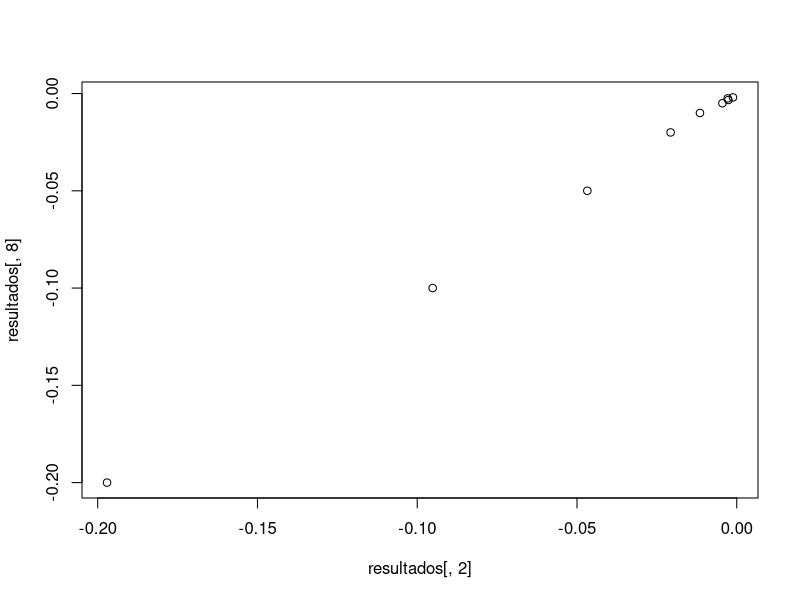
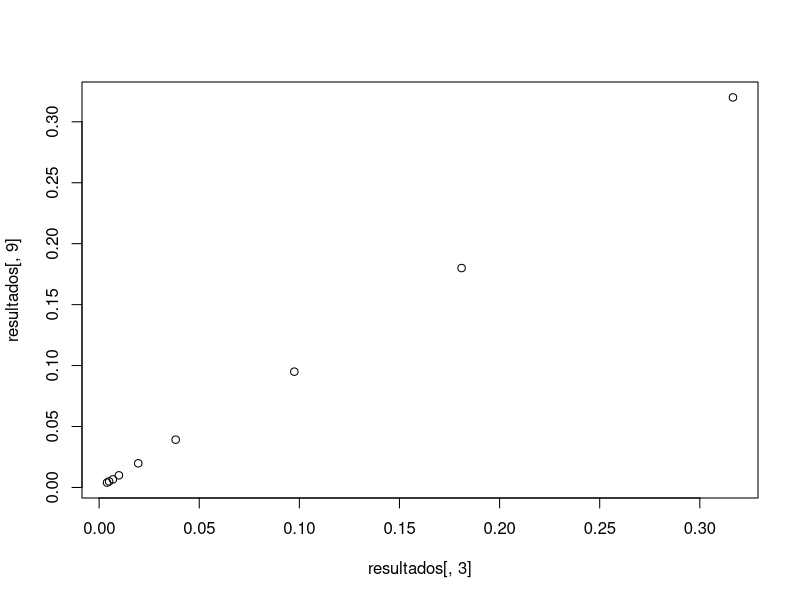
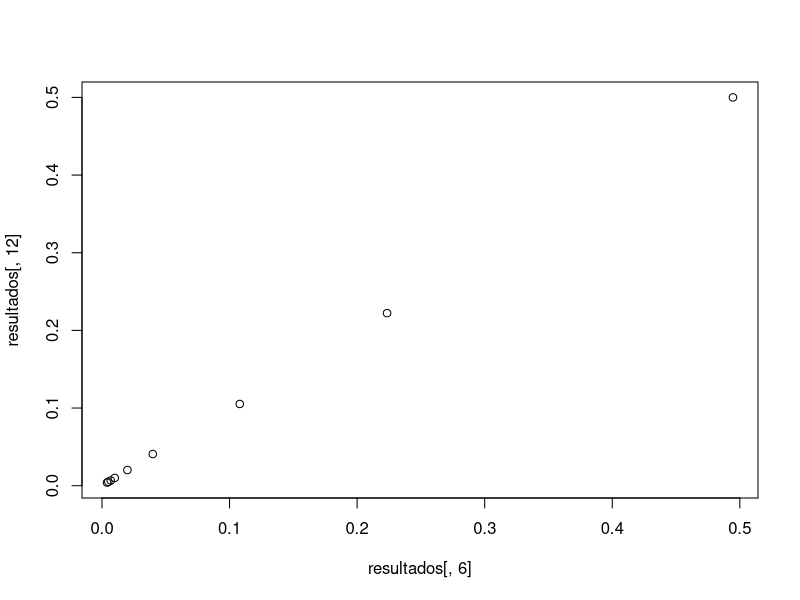
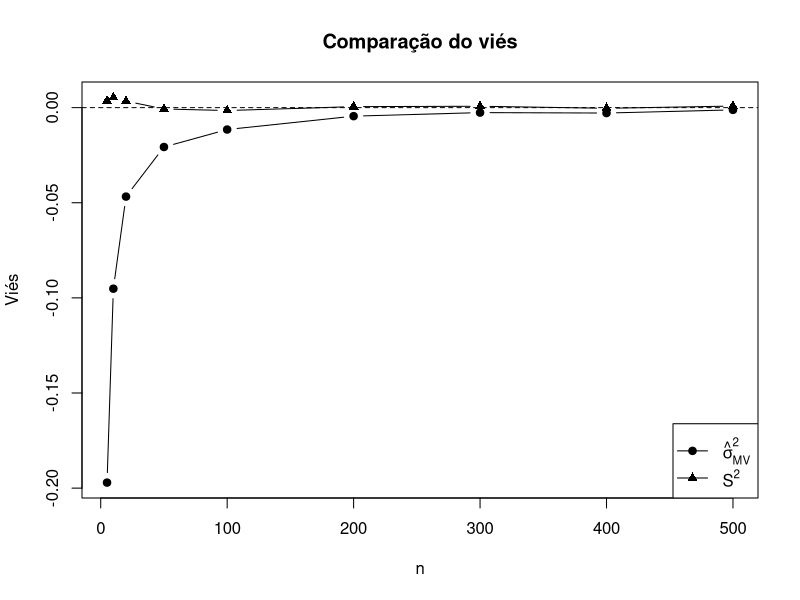
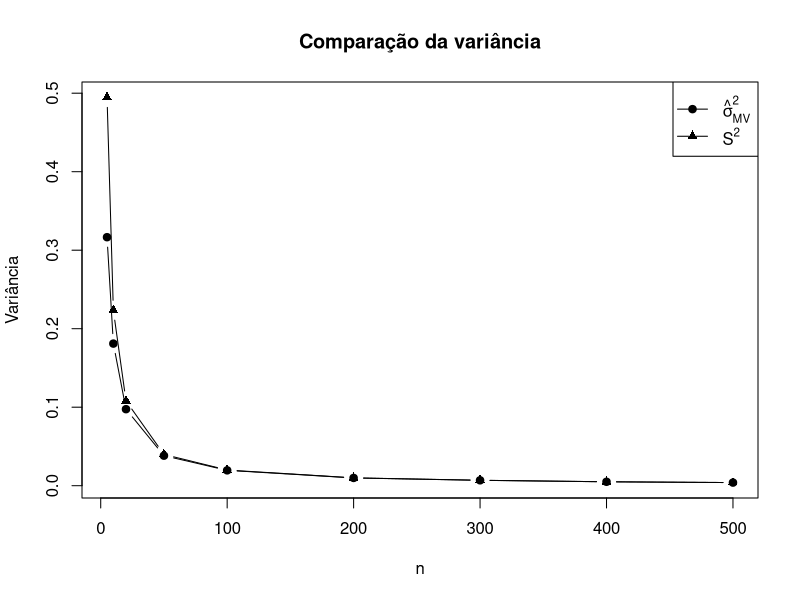
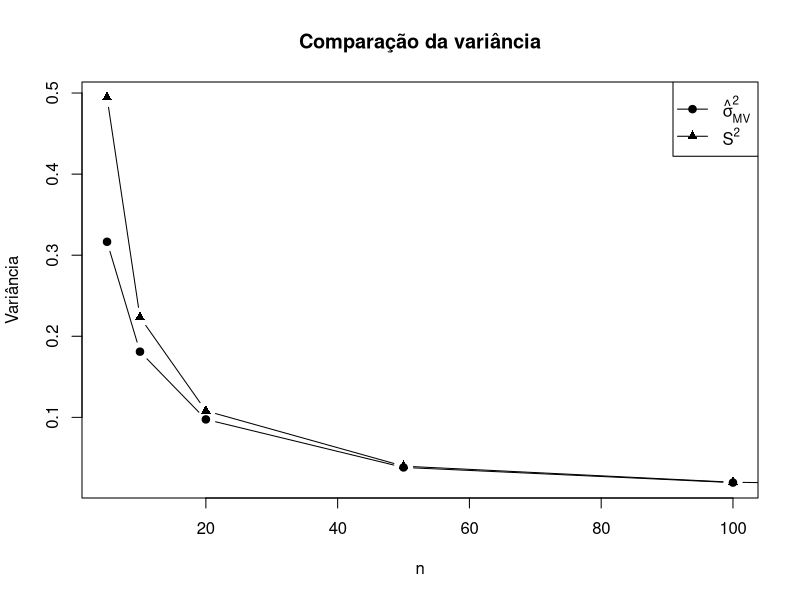
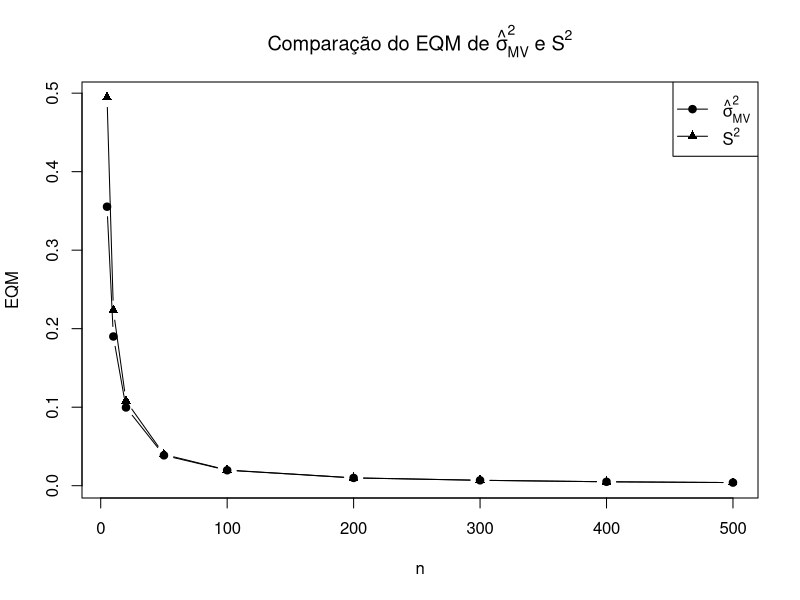
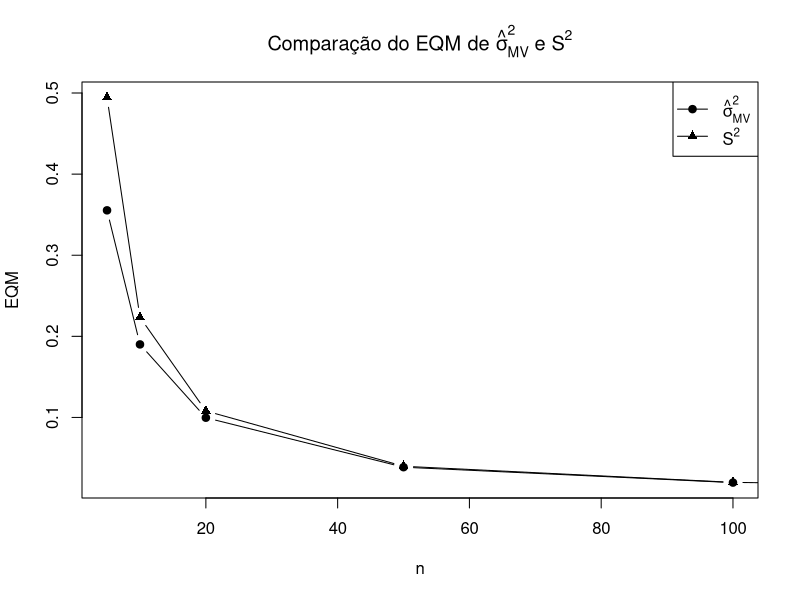

Source code (R) for these figures, in order:
set.seed(123)

# Parâmetros
mu <- 0
sigma2 <- 1
sigma <- sqrt(sigma2)

# tamanhos amostrais
n_vals <- c(5, 10, 20, 50, 100,200,300,400,500)

# número de simulações
B <- 10000

# matriz para guardar resultados
resultados <- data.frame(
  n = integer(),
  vies_MV = numeric(),
  var_MV = numeric(),
  eqm_MV = numeric(),
  vies_S2 = numeric(),
  var_S2 = numeric(),
  eqm_S2 = numeric()
)

for (n in n_vals) {
  
  est_mv <- numeric(B)
  est_s2 <- numeric(B)
  
  for (b in 1:B) {
    x <- rnorm(n, mean = mu, sd = sigma)
    
    # estimador de máxima verossimilhança
    est_mv[b] <- mean((x - mean(x))^2)
    
    # estimador com denominador n-1
    est_s2[b] <- var(x)
  }
  
  # medidas empíricas
  vies_mv <- mean(est_mv) - sigma2
  var_mv  <- var(est_mv)
  eqm_mv  <- mean((est_mv - sigma2)^2)
  
  vies_s2 <- mean(est_s2) - sigma2
  var_s2  <- var(est_s2)
  eqm_s2  <- mean((est_s2 - sigma2)^2)
  
  resultados <- rbind(resultados,
                      data.frame(
                        n = n,
                        vies_MV = vies_mv,
                        var_MV = var_mv,
                        eqm_MV = eqm_mv,
                        vies_S2 = vies_s2,
                        var_S2 = var_s2,
                        eqm_S2 = eqm_s2
                      ))
}


resultados$vies_MV_teorico <- -1 / resultados$n
resultados$var_MV_teorica <- 2 * (resultados$n - 1) / resultados$n^2
resultados$eqm_MV_teorico <- (2 * resultados$n - 1) / resultados$n^2

resultados$vies_S2_teorico <- 0
resultados$var_S2_teorica <- 2 / (resultados$n - 1)
resultados$eqm_S2_teorico <- 2 / (resultados$n - 1)

print(resultados)

##############################################
plot(resultados[,2],resultados[,8])
plot(resultados[,3],resultados[,9])
plot(resultados[,6],resultados[,12])
#################################################


plot(resultados$n, resultados$vies_MV, type = "b", pch = 19,
     ylim = range(c(resultados$vies_MV, resultados$vies_S2)),
     xlab = "n", ylab = "Viés",
     main = "Comparação do viés")

lines(resultados$n, resultados$vies_S2, type = "b", pch = 17)

abline(h = 0, lty = 2)

legend("bottomright",
       legend = c(expression(hat(sigma)[MV]^2), expression(S^2)),
       pch = c(19, 17), lty = 1)

#####################################################


plot(resultados$n, resultados$var_MV, type = "b", pch = 19,
     ylim = range(c(resultados$var_MV, resultados$var_S2)),
     xlab = "n", ylab = "Variância",
     main = "Comparação da variância")

lines(resultados$n, resultados$var_S2, type = "b", pch = 17)

legend("topright",
       legend = c(expression(hat(sigma)[MV]^2), expression(S^2)),
       pch = c(19, 17), lty = 1)

plot(resultados$n[1:5], resultados$var_MV[1:5], type = "b", pch = 19,
     ylim = range(c(resultados$var_MV[1:5], resultados$var_S2[1:5])),
     xlab = "n", ylab = "Variância",
     main = "Comparação da variância")

lines(resultados$n, resultados$var_S2, type = "b", pch = 17)

legend("topright",
       legend = c(expression(hat(sigma)[MV]^2), expression(S^2)),
       pch = c(19, 17), lty = 1)

################################################################
plot(resultados$n, resultados$eqm_MV, type = "b", pch = 19,
     ylim = range(c(resultados$eqm_MV, resultados$eqm_S2)),
     xlab = "n", ylab = "EQM",
     main = expression("Comparação do EQM de " * hat(sigma)[MV]^2 * " e " * S^2))

lines(resultados$n, resultados$eqm_S2, type = "b", pch = 17)

legend("topright",
       legend = c(expression(hat(sigma)[MV]^2), expression(S^2)),
       pch = c(19, 17), lty = 1)


plot(resultados$n[1:5], resultados$eqm_MV[1:5], type = "b", pch = 19,
     ylim = range(c(resultados$eqm_MV[1:5], resultados$eqm_S2[1:5])),
     xlab = "n", ylab = "EQM",
     main = expression("Comparação do EQM de " * hat(sigma)[MV]^2 * " e " * S^2))

lines(resultados$n, resultados$eqm_S2, type = "b", pch = 17)

legend("topright",
       legend = c(expression(hat(sigma)[MV]^2), expression(S^2)),
       pch = c(19, 17), lty = 1)
